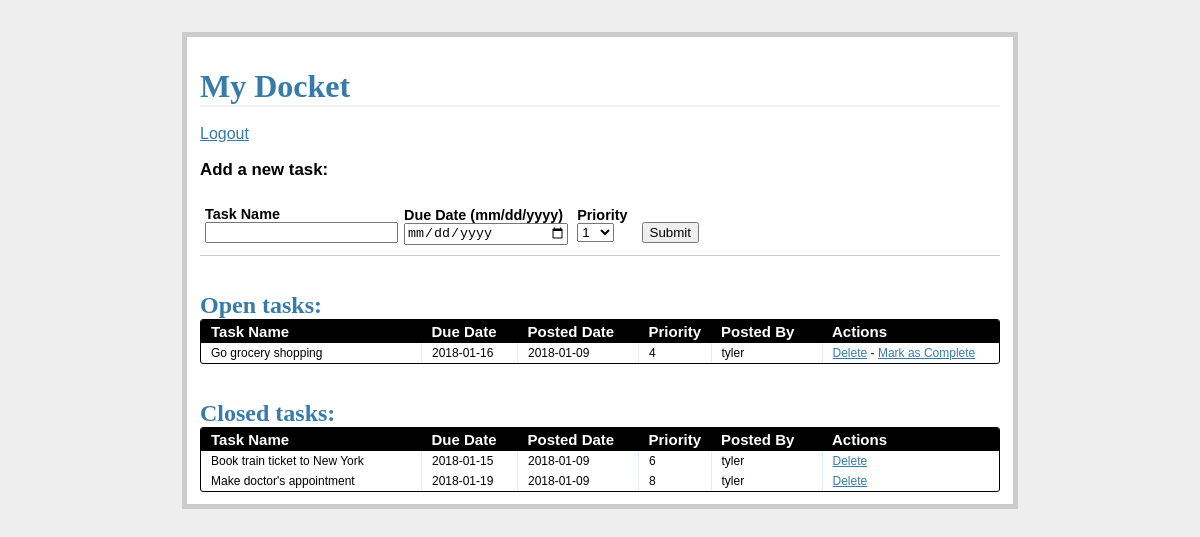
/tasks/ (signed in), run on an earlier commit of the app's database.
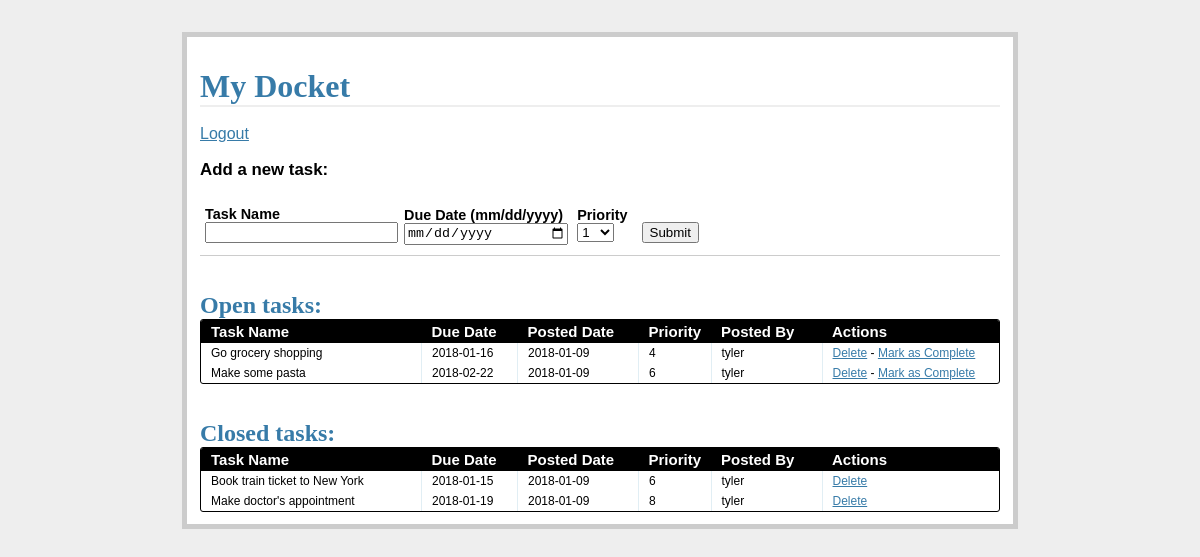
And on a later commit of the database.
### models.py (models this page shows, shortened)
class Task(db.Model):
    __tablename__ = "tasks"
    task_id = db.Column(db.Integer, primary_key=True)
    name = db.Column(db.String, nullable=False)
    due_date = db.Column(db.Date, nullable=False)
    priority = db.Column(db.Integer, nullable=False)
    status = db.Column(db.Integer)
    user_id = db.Column(db.Integer, db.ForeignKey('users.id'))
    posted_date = db.Column(db.Date, default=datetime.datetime.utcnow())

class User(db.Model):
    __tablename__ = "users"
    id = db.Column(db.Integer, primary_key=True)
    name = db.Column(db.String, unique=True, nullable=False)
    email = db.Column(db.String, unique=True, nullable=False)
    password = db.Column(db.String, nullable=False)
    tasks = db.relationship('Task', backref='poster')

### views.py (the view)
@app.route("/tasks/", methods = ['GET', 'POST'])
@login_required
def tasks():
    open_tasks = db.session.query(Task) \
            .filter_by(status=1).order_by(Task.due_date.asc())
    closed_tasks = db.session.query(Task) \
            .filter_by(status=0).order_by(Task.due_date.asc())
    return render_template(
            'tasks.html',
            form=AddTaskForm(request.form),
            open_tasks=open_tasks,
            closed_tasks=closed_tasks,
            )

### forms.py
class AddTaskForm(Form):
    task_id = IntegerField()
    name = StringField('Task Name', validators=[DataRequired()])
    due_date = DateField('Due Date (mm/dd/yyyy)', \
            validators=[DataRequired()], format='%m/%d/%Y')
    priority = SelectField(
            'Priority',
            validators=[DataRequired()],
            choices=[('1', '1'), ('2', '2'), ('3', '3'),
                ('4', '4'), ('5', '5'), ('6', '6'), ('7', '7'),
                ('8', '8'), ('9', '9'), ('10', '10')
            ]
    )
    status = IntegerField('Status')

### views.py (called while the page is built)
def login_required(test):
    @wraps(test)
    def wrap(*args, **kwargs):
        if ('logged_in' in session):
            return(test(*args, **kwargs))
        else:
            flash("You need to log in first")
            return(redirect(url_for('login')))
    return wrap

### templates/tasks.html (shortened to what this page needs)
{% extends "_base.html" %}
{% block content %}
<h1>My Docket</h1>
<br>
<a href="{{ url_for('logout') }}">Logout</a>
<div class="add-task">
  <h3>Add a new task:</h3>
  <form action="{{ url_for('new_task') }}" method="post" class="inline-form">
    <div class="input-group">
      {{ form.name.label }}
      {{ form.name }}
    </div>
    <div class="input-group">
      {{ form.due_date.label }}
      {{ form.due_date }}
    </div>
    <div class="input-group">
      {{ form.priority.label }}
      {{ form.priority }}
    </div>
    <div class="input-group">
      <button type="submit">Submit</button>
    </div>
  </form>
</div>
<div class="entries">
  <br>
  <br>
  <h2>Open tasks:</h2>
  <div class="datagrid">
    <table>
      <thead>
        <tr>
          <th width="200px"><strong>Task Name</strong></th>
          <th width="75px"><strong>Due Date</strong></th>
          <th width="100px"><strong>Posted Date</strong></th>
          <th width="50px"><strong>Priority</strong></th>
          <th width="90px"><strong>Posted By</strong></th>
          <th><strong>Actions</strong></th>
        </tr>
      </thead>
      {% for task in open_tasks %}
        <tr>
          <td width="200px">{{ task.name }}</td>
          <td width="75px">{{ task.due_date }}</td>
          <td width="100px">{{ task.posted_date }}</td>
          <td width="50px">{{ task.priority }}</td>
          <td width="90px">{{ task.poster.name }}</td>
          <td>
            <a href="{{ url_for('delete_entry', task_id = task.task_id) }}">Delete</a>  -
            <a href="{{ url_for('complete', task_id = task.task_id) }}">Mark as Complete</a>
          </td>
        </tr>
      {% endfor %}
    </table>
  </div>
</div>
<br>
<br>
<div class="entries">
  <h2>Closed tasks:</h2>
  <div class="datagrid">
    <table>
      <thead>
        <tr>
          <th width="200px"><strong>Task Name</strong></th>
          <th width="75px"><strong>Due Date</strong></th>
          <th width="100px"><strong>Posted Date</strong></th>
          <th width="50px"><strong>Priority</strong></th>
          <th width="90px"><strong>Posted By</strong></th>
          <th><strong>Actions</strong></th>
        </tr>
      </thead>
      {% for task in closed_tasks %}
        <tr>
          <td width="200px">{{ task.name }}</td>
          <td width="75px">{{ task.due_date }}</td>
          <td width="100px">{{ task.posted_date }}</td>
          <td width="50px">{{ task.priority }}</td>
          <td width="90px">{{ task.poster.name }}</td>
          <td>
             <a href="{{ url_for('delete_entry', task_id = task.task_id) }}">Delete</a>
          </td>
        </tr>
      {% endfor %}
    </table>
  </div>
</div>
{% endblock %}

### templates/_base.html (shortened to what this page needs)
<!DOCTYPE html>
<html>
  <head>
    <link rel="stylesheet" href="{{ url_for('static', filename='css/main.css') }}">
  </head>
  <body>
    <div class="page">
      <br>
      {% block content %}
      {% endblock %}
    </div>
  </body>
</html>

### static/css/main.css (style rules this page uses)
body { font-family: sans-serif; background: #eee; }
a, h1, h2 { color: #377BA8; }
h1, h2 { font-family: 'Georgia', serif; margin: 0; }
h1 { border-bottom: 2px solid #eee; }
h2 { font-size: 1.5em; }
label { display: block; font-weight: bold; }
.page { margin: 2em auto; width: 50em; border: 5px solid #ccc; padding: 0.8em; background: white; }
.entries { list-style: none; margin: 0; padding: 0; }
.add-task { font-size: 0.9em; border-bottom: 1px solid #ccc; }
.input-group { margin-bottom: 15px; }
.datagrid table { border-collapse: collapse; text-align: left; width: 100%; }
.datagrid { background: #fff; overflow: hidden; border: 1px solid #000000; border-radius: 3px; }
.datagrid table td, .datagrid table th { padding: 3px 10px; }
.datagrid table thead th { background-color:#000000; color:#FFFFFF; font-size: 15px; font-weight: bold; }
.datagrid table thead th:first-child { border: none; }
.datagrid table tbody td { color: #000000; border-left: 1px solid #E1EEF4; font-size: 12px; font-weight: normal; }
.datagrid table tbody td:first-child { border-left: none; }
.datagrid table tbody tr:last-child td { border-bottom: none; }
.inline-form .input-group { display: inline-block; margin: 10px 5px; }
.input-group input { width: 100%; }

What changed in the data, as far as the page shows it:
added Task: name "Make some pasta", due_date "2018-02-22", posted_date "2018-01-09", priority "6", poster.name "tyler", shown under "Open tasks:"
